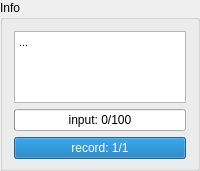
       <widget class="holovibes::gui::GroupBox" name="InfoGroupBox">
        <property name="sizePolicy">
         <sizepolicy hsizetype="Fixed" vsizetype="Preferred">
          <horstretch>1</horstretch>
          <verstretch>0</verstretch>
         </sizepolicy>
        </property>
        <property name="minimumSize">
         <size>
          <width>200</width>
          <height>0</height>
         </size>
        </property>
        <property name="baseSize">
         <size>
          <width>200</width>
          <height>0</height>
         </size>
        </property>
        <property name="toolTip">
         <string notr="true"/>
        </property>
        <property name="toolTipDuration">
         <number>-1</number>
        </property>
        <property name="title">
         <string>Info</string>
        </property>
        <property name="flat">
         <bool>false</bool>
        </property>
        <property name="checkable">
         <bool>false</bool>
        </property>
        <property name="checked">
         <bool>false</bool>
        </property>
        <layout class="QVBoxLayout" name="verticalLayout_3" stretch="10,0,10">
         <property name="sizeConstraint">
          <enum>QLayout::SetNoConstraint</enum>
         </property>
         <property name="bottomMargin">
          <number>9</number>
         </property>
         <item>
          <widget class="QTextEdit" name="InfoTextEdit">
           <property name="sizePolicy">
            <sizepolicy hsizetype="Expanding" vsizetype="Expanding">
             <horstretch>0</horstretch>
             <verstretch>0</verstretch>
            </sizepolicy>
           </property>
           <property name="frameShadow">
            <enum>QFrame::Sunken</enum>
           </property>
           <property name="verticalScrollBarPolicy">
            <enum>Qt::ScrollBarAlwaysOff</enum>
           </property>
           <property name="sizeAdjustPolicy">
            <enum>QAbstractScrollArea::AdjustToContents</enum>
           </property>
           <property name="readOnly">
            <bool>true</bool>
           </property>
           <property name="html">
            <string>&lt;!DOCTYPE HTML PUBLIC &quot;-//W3C//DTD HTML 4.0//EN&quot; &quot;http://www.w3.org/TR/REC-html40/strict.dtd&quot;&gt;
&lt;html&gt;&lt;head&gt;&lt;meta name=&quot;qrichtext&quot; content=&quot;1&quot; /&gt;&lt;style type=&quot;text/css&quot;&gt;
p, li { white-space: pre-wrap; }
&lt;/style&gt;&lt;/head&gt;&lt;body style=&quot; font-family:'MS Shell Dlg 2'; font-size:8pt; font-weight:400; font-style:normal;&quot;&gt;
&lt;p style=&quot; margin-top:0px; margin-bottom:0px; margin-left:0px; margin-right:0px; -qt-block-indent:0; text-indent:0px;&quot;&gt;&lt;span style=&quot; font-family:'MS Shell Dlg 2';&quot;&gt;...&lt;/span&gt;&lt;/p&gt;&lt;/body&gt;&lt;/html&gt;</string>
           </property>
          </widget>
         </item>
         <item>
          <widget class="QProgressBar" name="FileReaderProgressBar">
           <property name="enabled">
            <bool>true</bool>
           </property>
           <property name="value">
            <number>0</number>
           </property>
           <property name="format">
            <string>input: %v/%m</string>
           </property>
          </widget>
         </item>
         <item>
          <widget class="QProgressBar" name="RecordProgressBar">
           <property name="sizePolicy">
            <sizepolicy hsizetype="Expanding" vsizetype="Fixed">
             <horstretch>0</horstretch>
             <verstretch>0</verstretch>
            </sizepolicy>
           </property>
           <property name="layoutDirection">
            <enum>Qt::LeftToRight</enum>
           </property>
           <property name="minimum">
            <number>0</number>
           </property>
           <property name="maximum">
            <number>1</number>
           </property>
           <property name="value">
            <number>1</number>
           </property>
           <property name="textVisible">
            <bool>true</bool>
           </property>
           <property name="textDirection">
            <enum>QProgressBar::TopToBottom</enum>
           </property>
           <property name="format">
            <string>record: %v/%m</string>
           </property>
          </widget>
         </item>
        </layout>
       </widget>
